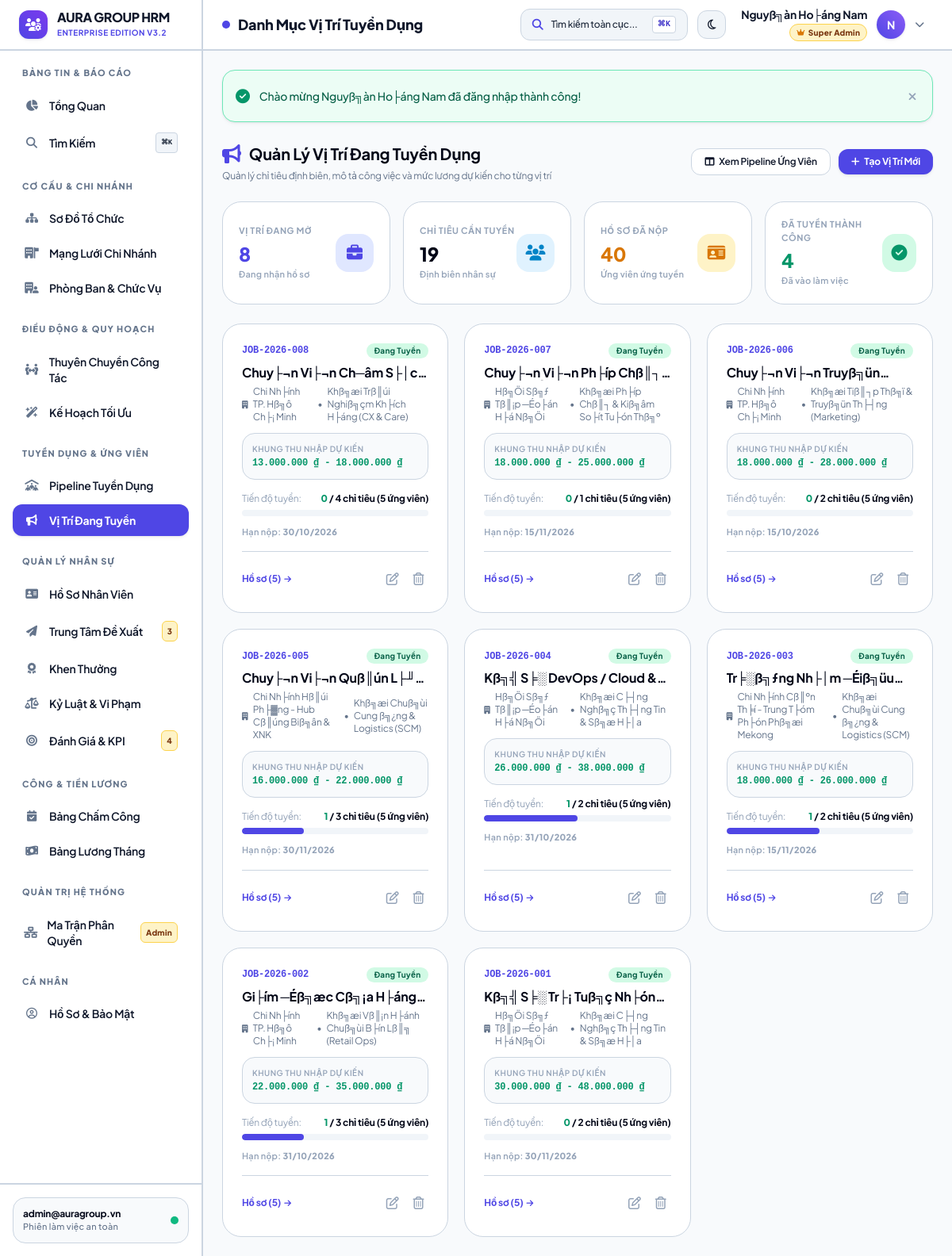
The app's page /modules/recruitment/jobs.php (signed in) with its own data.
### tables this page shows
CREATE TABLE `job_positions` (
  `id` int(11) NOT NULL AUTO_INCREMENT,
  `job_code` varchar(50) NOT NULL COMMENT 'M├ú tin: TD-YYYY-XXX',
  `title` varchar(255) NOT NULL COMMENT 'Ti├¬u ─æß╗ü vß╗ï tr├¡ tuyß╗ân dß╗Ñng',
  `department_id` int(11) DEFAULT NULL COMMENT 'Ph├▓ng ban tiß║┐p nhß║¡n',
  `branch_id` int(11) DEFAULT NULL COMMENT 'Chi nh├ính l├ám viß╗çc',
  `position_id` int(11) DEFAULT NULL COMMENT 'Chß╗⌐c danh ─æß╗ïnh ngß║ích',
  `quantity` int(11) DEFAULT 1 COMMENT 'Chß╗ë ti├¬u tuyß╗ân dß╗Ñng',
  `salary_range_min` decimal(15,2) DEFAULT 0.00 COMMENT 'L╞░╞íng tß╗æi thiß╗âu (VN─É)',
  `salary_range_max` decimal(15,2) DEFAULT 0.00 COMMENT 'L╞░╞íng tß╗æi ─æa (VN─É)',
  `requirements` text DEFAULT NULL COMMENT 'Y├¬u cß║ºu n─âng lß╗▒c & kinh nghiß╗çm',
  `description` text DEFAULT NULL COMMENT 'M├┤ tß║ú nhiß╗çm vß╗Ñ c├┤ng viß╗çc',
  `deadline` date DEFAULT NULL COMMENT 'Hß║ín nß╗Öp hß╗ô s╞í',
  `status` enum('open','closed','paused','filled') DEFAULT 'open' COMMENT 'Trß║íng th├íi tin tuyß╗ân',
  `created_by` int(11) DEFAULT NULL COMMENT 'Ng╞░ß╗¥i tß║ío tin',
  `created_at` timestamp NOT NULL DEFAULT current_timestamp(),
  PRIMARY KEY (`id`),
  UNIQUE KEY `job_code` (`job_code`),
  KEY `department_id` (`department_id`),
  KEY `branch_id` (`branch_id`),
  KEY `position_id` (`position_id`),
  KEY `created_by` (`created_by`),
  CONSTRAINT `job_positions_ibfk_1` FOREIGN KEY (`department_id`) REFERENCES `departments` (`id`) ON DELETE SET NULL,
  CONSTRAINT `job_positions_ibfk_2` FOREIGN KEY (`branch_id`) REFERENCES `branches` (`id`) ON DELETE SET NULL,
  CONSTRAINT `job_positions_ibfk_3` FOREIGN KEY (`position_id`) REFERENCES `positions` (`id`) ON DELETE SET NULL,
  CONSTRAINT `job_positions_ibfk_4` FOREIGN KEY (`created_by`) REFERENCES `users` (`id`) ON DELETE SET NULL
);

CREATE TABLE `branches` (
  `id` int(11) NOT NULL AUTO_INCREMENT,
  `code` varchar(20) NOT NULL,
  `name` varchar(150) NOT NULL,
  `address` varchar(255) DEFAULT NULL,
  `phone` varchar(20) DEFAULT NULL,
  `email` varchar(100) DEFAULT NULL,
  `manager_id` int(11) DEFAULT NULL,
  `target_headcount` int(11) DEFAULT 50 COMMENT '─Éß╗ïnh bi├¬n nh├ón sß╗▒ mß╗Ñc ti├¬u',
  `is_headquarter` tinyint(1) DEFAULT 0 COMMENT '1: Trß╗Ñ sß╗ƒ ch├¡nh, 0: Chi nh├ính',
  `status` enum('active','inactive') DEFAULT 'active',
  `notes` text DEFAULT NULL,
  `created_at` timestamp NOT NULL DEFAULT current_timestamp(),
  PRIMARY KEY (`id`),
  UNIQUE KEY `code` (`code`)
);

CREATE TABLE `departments` (
  `id` int(11) NOT NULL AUTO_INCREMENT,
  `name` varchar(100) NOT NULL,
  `code` varchar(20) NOT NULL,
  `description` text DEFAULT NULL,
  `target_headcount` int(11) DEFAULT 10 COMMENT '─Éß╗ïnh bi├¬n nh├ón sß╗▒ ph├▓ng ban',
  `branch_id` int(11) DEFAULT 1,
  `parent_id` int(11) DEFAULT NULL,
  `manager_id` int(11) DEFAULT NULL,
  `created_at` timestamp NOT NULL DEFAULT current_timestamp(),
  PRIMARY KEY (`id`),
  UNIQUE KEY `code` (`code`)
);

### core/auth.php (called while the page is built, shortened)
<?php
require_once __DIR__ . '/helpers.php';
function is_superadmin() {
    return isset($_SESSION['user']) && (int)($_SESSION['user']['is_superadmin'] ?? 0) === 1;
}
function has_permission($module, $action) {
    if (is_superadmin()) {
        return true;
    }
    return false;
}

### modules/recruitment/jobs.php (the view, shortened to what this page needs)
<?php
require_once __DIR__ . '/../../core/auth.php';
$jobs = $pdo->query("
    SELECT j.*,
           b.name AS branch_name, d.name AS department_name, p.name AS position_name,
           COUNT(c.id) AS total_candidates,
           SUM(CASE WHEN c.stage = 'hired' THEN 1 ELSE 0 END) AS hired_count
    FROM job_positions j
    LEFT JOIN branches b ON j.branch_id = b.id
    LEFT JOIN departments d ON j.department_id = d.id
    LEFT JOIN positions p ON j.position_id = p.id
    LEFT JOIN candidates c ON j.id = c.job_position_id
    GROUP BY j.id
    ORDER BY j.id DESC
")->fetchAll();
$stats = [
    'total_open'      => (int)$pdo->query("SELECT COUNT(*) FROM job_positions WHERE status = 'open'")->fetchColumn(),
    'total_headcount' => (int)$pdo->query("SELECT SUM(quantity) FROM job_positions WHERE status = 'open'")->fetchColumn(),
    'total_applied'   => (int)$pdo->query("SELECT COUNT(*) FROM candidates")->fetchColumn(),
    'total_hired'     => (int)$pdo->query("SELECT COUNT(*) FROM candidates WHERE stage = 'hired'")->fetchColumn(),
];
require_once __DIR__ . '/../../includes/header.php';
?>
<div class="space-y-6">
    <div class="flex flex-col sm:flex-row sm:items-center justify-between gap-4">
        <div>
            <h2 class="text-xl font-bold text-slate-800 dark:text-white flex items-center gap-2.5">
                <i class="fa-solid fa-bullhorn text-indigo-600 dark:text-indigo-400 text-2xl"></i>
                <span>Quản Lý Vị Trí Đang Tuyển Dụng</span>
            </h2>
            <p class="text-xs text-slate-500 dark:text-slate-400 mt-1">
                Quản lý chỉ tiêu định biên, mô tả công việc và mức lương dự kiến cho từng vị trí
            </p>
        </div>
        <div class="flex items-center gap-2.5">
            <a href="index.php" class="px-4 py-2 rounded-xl border border-slate-200 dark:border-slate-700 bg-white dark:bg-slate-800 text-slate-700 dark:text-slate-200 text-xs font-semibold hover:bg-slate-100 transition flex items-center gap-1.5 shadow-2xs">
                <i class="fa-solid fa-table-columns"></i>
                <span>Xem Pipeline Ứng Viên</span>
            </a>
            <?php if (has_permission('recruitment', 'create')): ?>
                <button type="button" onclick="openJobModal()" class="px-4 py-2 rounded-xl bg-indigo-600 hover:bg-indigo-700 text-white text-xs font-bold transition flex items-center gap-1.5 shadow-md shadow-indigo-200 dark:shadow-none">
                    <i class="fa-solid fa-plus"></i>
                    <span>Tạo Vị Trí Mới</span>
                </button>
            <?php endif; ?>
        </div>
    </div>
    <div class="grid grid-cols-1 sm:grid-cols-2 lg:grid-cols-4 gap-4">
        <div class="bg-white dark:bg-slate-800 p-5 rounded-3xl border border-slate-200/80 dark:border-slate-700/80 shadow-2xs card-hover flex items-center justify-between">
            <div>
                <span class="text-[11px] font-bold text-slate-400 uppercase tracking-wider block">Vị Trí Đang Mở</span>
                <span class="text-2xl font-extrabold text-indigo-600 dark:text-indigo-400 mt-1 block"><?= number_format($stats['total_open']) ?></span>
                <span class="text-[11px] text-slate-400 mt-0.5 block">Đang nhận hồ sơ</span>
            </div>
            <div class="w-12 h-12 rounded-2xl bg-indigo-100 dark:bg-indigo-950/50 text-indigo-600 dark:text-indigo-400 flex items-center justify-center text-xl shadow-xs">
                <i class="fa-solid fa-briefcase"></i>
            </div>
        </div>
        <div class="bg-white dark:bg-slate-800 p-5 rounded-3xl border border-slate-200/80 dark:border-slate-700/80 shadow-2xs card-hover flex items-center justify-between">
            <div>
                <span class="text-[11px] font-bold text-slate-400 uppercase tracking-wider block">Chỉ Tiêu Cần Tuyển</span>
                <span class="text-2xl font-extrabold text-slate-800 dark:text-white mt-1 block"><?= number_format($stats['total_headcount']) ?></span>
                <span class="text-[11px] text-slate-400 mt-0.5 block">Định biên nhân sự</span>
            </div>
            <div class="w-12 h-12 rounded-2xl bg-sky-100 dark:bg-sky-950/50 text-sky-600 dark:text-sky-400 flex items-center justify-center text-xl shadow-xs">
                <i class="fa-solid fa-users"></i>
            </div>
        </div>
        <div class="bg-white dark:bg-slate-800 p-5 rounded-3xl border border-slate-200/80 dark:border-slate-700/80 shadow-2xs card-hover flex items-center justify-between">
            <div>
                <span class="text-[11px] font-bold text-slate-400 uppercase tracking-wider block">Hồ Sơ Đã Nộp</span>
                <span class="text-2xl font-extrabold text-amber-600 dark:text-amber-400 mt-1 block"><?= number_format($stats['total_applied']) ?></span>
                <span class="text-[11px] text-slate-400 mt-0.5 block">Ứng viên ứng tuyển</span>
            </div>
            <div class="w-12 h-12 rounded-2xl bg-amber-100 dark:bg-amber-950/50 text-amber-600 dark:text-amber-400 flex items-center justify-center text-xl shadow-xs">
                <i class="fa-solid fa-id-card"></i>
            </div>
        </div>
        <div class="bg-white dark:bg-slate-800 p-5 rounded-3xl border border-slate-200/80 dark:border-slate-700/80 shadow-2xs card-hover flex items-center justify-between">
            <div>
                <span class="text-[11px] font-bold text-slate-400 uppercase tracking-wider block">Đã Tuyển Thành Công</span>
                <span class="text-2xl font-extrabold text-emerald-600 dark:text-emerald-400 mt-1 block"><?= number_format($stats['total_hired']) ?></span>
                <span class="text-[11px] text-slate-400 mt-0.5 block">Đã vào làm việc</span>
            </div>
            <div class="w-12 h-12 rounded-2xl bg-emerald-100 dark:bg-emerald-950/50 text-emerald-600 dark:text-emerald-400 flex items-center justify-center text-xl shadow-xs">
                <i class="fa-solid fa-circle-check"></i>
            </div>
        </div>
    </div>
    <div class="grid grid-cols-1 md:grid-cols-2 lg:grid-cols-3 gap-5">
        <?php foreach ($jobs as $job): ?>
            <?php
                $percent = $job['quantity'] > 0 ? min(100, round(($job['hired_count'] / $job['quantity']) * 100)) : 0;
            ?>
            <div class="bg-white dark:bg-slate-800 rounded-3xl border border-slate-200/80 dark:border-slate-700/80 shadow-2xs p-6 flex flex-col justify-between card-hover space-y-4">
                <div>
                    <div class="flex items-center justify-between gap-2 mb-2">
                        <span class="font-mono text-xs font-bold text-indigo-600 dark:text-indigo-400"><?= e($job['job_code']) ?></span>
                        <?php if ($job['status'] === 'open'): ?>
                            <span class="px-2.5 py-0.5 rounded-full text-[10px] font-bold bg-emerald-100 text-emerald-800 dark:bg-emerald-950/60 dark:text-emerald-300">
                                Đang Tuyển
                            </span>
                        <?php elseif ($job['status'] === 'paused'): ?>
                            <span class="px-2.5 py-0.5 rounded-full text-[10px] font-bold bg-amber-100 text-amber-800 dark:bg-amber-950/60 dark:text-amber-300">
                                Tạm Hoãn
                            </span>
                        <?php elseif ($job['status'] === 'filled'): ?>
                            <span class="px-2.5 py-0.5 rounded-full text-[10px] font-bold bg-sky-100 text-sky-800 dark:bg-sky-950/60 dark:text-sky-300">
                                Đã Tuyển Đủ
                            </span>
                        <?php else: ?>
                            <span class="px-2.5 py-0.5 rounded-full text-[10px] font-bold bg-slate-100 text-slate-800 dark:bg-slate-700 dark:text-slate-300">
                                Đã Đóng
                            </span>
                        <?php endif; ?>
                    </div>
                    <h3 class="text-base font-bold text-slate-800 dark:text-white leading-tight line-clamp-1 mb-1.5">
                        <?= e($job['title']) ?>
                    </h3>
                    <div class="text-xs text-slate-500 dark:text-slate-400 flex items-center gap-1.5 mb-3">
                        <i class="fa-solid fa-building text-[10px]"></i>
                        <span><?= e($job['branch_name'] ?? 'Toàn hệ thống') ?></span>
                        <span>•</span>
                        <span><?= e($job['department_name'] ?? 'Phòng ban') ?></span>
                    </div>
                    <div class="p-3 bg-slate-50 dark:bg-slate-900/60 rounded-2xl border border-slate-100 dark:border-slate-800 mb-4">
                        <span class="text-[10px] text-slate-400 uppercase tracking-wider block font-semibold">Khung Thu Nhập Dự Kiến</span>
                        <div class="text-xs font-mono font-bold text-emerald-600 dark:text-emerald-400 mt-0.5">
                            <?= format_money($job['salary_range_min']) ?> - <?= format_money($job['salary_range_max']) ?>
                        </div>
                    </div>
                    <div class="space-y-1.5">
                        <div class="flex items-center justify-between text-xs">
                            <span class="text-slate-400">Tiến độ tuyển:</span>
                            <span class="font-bold text-slate-800 dark:text-white">
                                <strong class="text-emerald-600"><?= $job['hired_count'] ?></strong> / <?= $job['quantity'] ?> chỉ tiêu
                                (<?= $job['total_candidates'] ?> ứng viên)
                            </span>
                        </div>
                        <div class="w-full bg-slate-100 dark:bg-slate-700 h-2 rounded-full overflow-hidden">
                            <div class="bg-indigo-600 h-full rounded-full transition-all duration-500" style="width: <?= $percent ?>%"></div>
                        </div>
                    </div>
                    <div class="text-[11px] text-slate-400 mt-3">
                        Hạn nộp: <strong><?= format_date($job['deadline']) ?></strong>
                    </div>
                </div>
                <div class="pt-4 border-t border-slate-100 dark:border-slate-700/60 flex items-center justify-between">
                    <a href="index.php?job_position_id=<?= $job['id'] ?>" class="text-xs font-bold text-indigo-600 dark:text-indigo-400 hover:underline flex items-center gap-1">
                        <span>Hồ sơ (<?= $job['total_candidates'] ?>)</span>
                        <i class="fa-solid fa-arrow-right text-[10px]"></i>
                    </a>
                    <div class="flex items-center gap-1.5">
                        <?php if (has_permission('recruitment', 'create')): ?>
                            <button type="button" onclick="editJob(<?= htmlspecialchars(json_encode($job), ENT_QUOTES) ?>)" class="p-1.5 text-slate-400 hover:text-indigo-600 rounded-lg hover:bg-slate-100 dark:hover:bg-slate-700 transition" title="Sửa tin">
                                <i class="fa-regular fa-pen-to-square"></i>
                            </button>
                        <?php endif; ?>
                        <?php if (has_permission('recruitment', 'delete')): ?>
                            <form method="POST" action="delete.php" class="inline" onsubmit="return false;">
                                <button type="button" data-confirm="Bạn có chắc chắn muốn xóa tin tuyển dụng '<?= e($job['title']) ?>' không? Các hồ sơ ứng viên thuộc tin này cũng sẽ bị xóa." class="p-1.5 text-slate-400 hover:text-rose-600 rounded-lg hover:bg-rose-50 dark:hover:bg-rose-950/50 transition" title="Xóa">
                                    <i class="fa-regular fa-trash-can"></i>
                                </button>
                            </form>
                        <?php endif; ?>
                    </div>
                </div>
            </div>
        <?php endforeach; ?>
    </div>
</div>
<?php require_once __DIR__ . '/../../includes/footer.php'; ?>

### records on screen
job_positions: job_code "JOB-2026-008", status "Đang Tuyển", title "Chuy├¬n Vi├¬n Ch─âm…", branch.name "Chi Nh├ính TP. Hß╗ô Ch├¡ Minh", department.name "Khß╗æi Trß║úi Nghiß╗çm Kh├ích H├áng (CX & Care)", salary_range_min "13.000.000 ₫", salary_range_max "18.000.000 ₫", hired_count "0", quantity "4", total_candidates "5", deadline "30/10/2026"
job_positions: job_code "JOB-2026-007", status "Đang Tuyển", title "Chuy├¬n Vi├¬n Ph├íp…", branch.name "Hß╗Öi Sß╗ƒ Tß║¡p ─Éo├án H├á Nß╗Öi", department.name "Khß╗æi Ph├íp Chß║┐ & Kiß╗âm So├ít Tu├ón Thß╗º", salary_range_min "18.000.000 ₫", salary_range_max "25.000.000 ₫", hired_count "0", quantity "1", total_candidates "5", deadline "15/11/2026"
job_positions: job_code "JOB-2026-006", status "Đang Tuyển", title "Chuy├¬n Vi├¬n…", branch.name "Chi Nh├ính TP. Hß╗ô Ch├¡ Minh", department.name "Khß╗æi Tiß║┐p Thß╗ï & Truyß╗ün Th├┤ng (Marketing)", salary_range_min "18.000.000 ₫", salary_range_max "28.000.000 ₫", hired_count "0", quantity "2", total_candidates "5", deadline "15/10/2026"
job_positions: job_code "JOB-2026-005", status "Đang Tuyển", title "Chuy├¬n Vi├¬n Quß║ún…", branch.name "Chi Nh├ính Hß║úi Ph├▓ng - Hub Cß║úng Biß╗ân & XNK", department.name "Khß╗æi Chuß╗ùi Cung ß╗¿ng & Logistics (SCM)", salary_range_min "16.000.000 ₫", salary_range_max "22.000.000 ₫", hired_count "1", quantity "3", total_candidates "5", $percent 33 (drawn), deadline "30/11/2026"
job_positions: job_code "JOB-2026-004", status "Đang Tuyển", title "Kß╗╣ S╞░ DevOps / Cloud…", branch.name "Hß╗Öi Sß╗ƒ Tß║¡p ─Éo├án H├á Nß╗Öi", department.name "Khß╗æi C├┤ng Nghß╗ç Th├┤ng Tin & Sß╗æ H├│a", salary_range_min "26.000.000 ₫", salary_range_max "38.000.000 ₫", hired_count "1", quantity "2", total_candidates "5", $percent 50 (drawn), deadline "31/10/2026"
job_positions: job_code "JOB-2026-003", status "Đang Tuyển", title "Tr╞░ß╗ƒng Nh├│m…", branch.name "Chi Nh├ính Cß║ºn Th╞í - Trung T├óm Ph├ón Phß╗æi Mekong", department.name "Khß╗æi Chuß╗ùi Cung ß╗¿ng & Logistics (SCM)", salary_range_min "18.000.000 ₫", salary_range_max "26.000.000 ₫", hired_count "1", quantity "2", total_candidates "5", $percent 50 (drawn), deadline "15/11/2026"
job_positions: job_code "JOB-2026-002", status "Đang Tuyển", title "Gi├ím ─Éß╗æc Cß╗¡a…", branch.name "Chi Nh├ính TP. Hß╗ô Ch├¡ Minh", department.name "Khß╗æi Vß║¡n H├ánh Chuß╗ùi B├ín Lß║╗ (Retail Ops)", salary_range_min "22.000.000 ₫", salary_range_max "35.000.000 ₫", hired_count "1", quantity "3", total_candidates "5", $percent 33 (drawn), deadline "31/10/2026"
job_positions: job_code "JOB-2026-001", status "Đang Tuyển", title "Kß╗╣ S╞░ Tr├¡ Tuß╗ç…", branch.name "Hß╗Öi Sß╗ƒ Tß║¡p ─Éo├án H├á Nß╗Öi", department.name "Khß╗æi C├┤ng Nghß╗ç Th├┤ng Tin & Sß╗æ H├│a", salary_range_min "30.000.000 ₫", salary_range_max "48.000.000 ₫", hired_count "0", quantity "2", total_candidates "5", deadline "30/11/2026"

### other values on screen
$pending_proposals_count "3"
$pending_evals_count "4"
$_SESSION['user']['username'] "admin@auragroup.vn"
$page_title "Danh Mục Vị Trí Tuyển Dụng"
$user['fullname'] "Nguyß╗àn Ho├áng Nam"
$first_letter "N"
$flash['message'] "Chào mừng Nguyß╗àn Ho├áng Nam đã đăng nhập thành công!"
$stats['total_open'] "8"
$stats['total_headcount'] "19"
$stats['total_applied'] "40"
$stats['total_hired'] "4"
